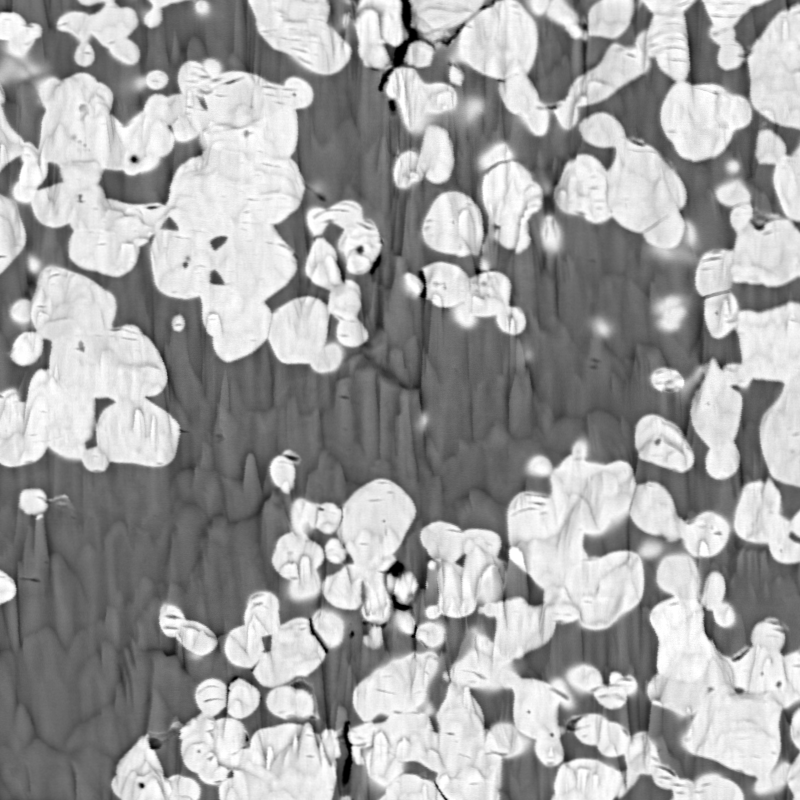
#> input picture imgs/WCu-Composite.tiff, 800 x 800 px
$ python Watershed.py   (older library calls are emulated)
#> lines starting #> are read from the running program, lines starting #| are printed output that depends on the picture; after the words box and inside, x2 and y2 are one past the last pixel; in counts of white or black regions, pixels touching at a corner belong together
### SNOW.py
r"""
SNOW: Sub-Network of an Oversegmented Watershed
Copyright (C) 2017 Jeff Gostick

This program is free software: you can redistribute it and/or modify
it under the terms of the GNU General Public License as published by
the Free Software Foundation, either version 3 of the License, or
(at your option) any later version.

This program is distributed in the hope that it will be useful,
but WITHOUT ANY WARRANTY; without even the implied warranty of
MERCHANTABILITY or FITNESS FOR A PARTICULAR PURPOSE.  See the
GNU General Public License for more details.

You should have received a copy of the GNU General Public License
along with this program.  If not, see <http://www.gnu.org/licenses/>.
"""

import numpy as np
import scipy as sp
import scipy.ndimage as spim
import scipy.spatial as sptl
import matplotlib.pyplot as plt
from skimage import feature, morphology, segmentation


# [73 lines left out: functions trim_nearby_peaks, extend_slice, trim_saddle_points, not called in this run]


def snow(im, sigma, r_max):
    dt = spim.distance_transform_edt(input=im)
    dt = spim.gaussian_filter(input=dt, sigma=sigma)
    peaks_locs = feature.peak_local_max(
        image=dt, min_distance=r_max - 1, exclude_border=0
    )  # , indices=False)
    peaks = np.zeros(shape=dt.shape, dtype=bool)
    peaks[tuple(peaks_locs.T)] = True
    peaks = trim_saddle_points(peaks=peaks, dt=dt)
    peaks = trim_nearby_peaks(peaks=peaks, dt=dt)
    regions = segmentation.watershed(image=-dt, markers=spim.label(peaks)[0], mask=im)
    return regions

### Watershed.py
import numpy as np
import matplotlib.pyplot as plt
from skimage import io, filters
from skimage.segmentation import watershed
from skimage.feature import peak_local_max
from scipy import ndimage as ndi

import SNOW


def shuffle_labels(labels, seed=0):
    unique_ids = np.unique(labels)[1:]  # Remove 0 because its the background
    np.random.seed(seed)
    np.random.shuffle(unique_ids)
    unique_ids = np.concatenate(([0], unique_ids))  # Add 0 back to the beginning
    shuffled_labels = np.zeros_like(labels)
    for i, unique_id in enumerate(unique_ids):
        shuffled_labels[labels == unique_id] = i
    return shuffled_labels


# Get the image
im = io.imread("./imgs/WCu-Composite.tiff")
#> im is the input picture: shape (800, 800); min 0, max 255, mean 162.2
tungsten_mask = im > filters.threshold_otsu(im)
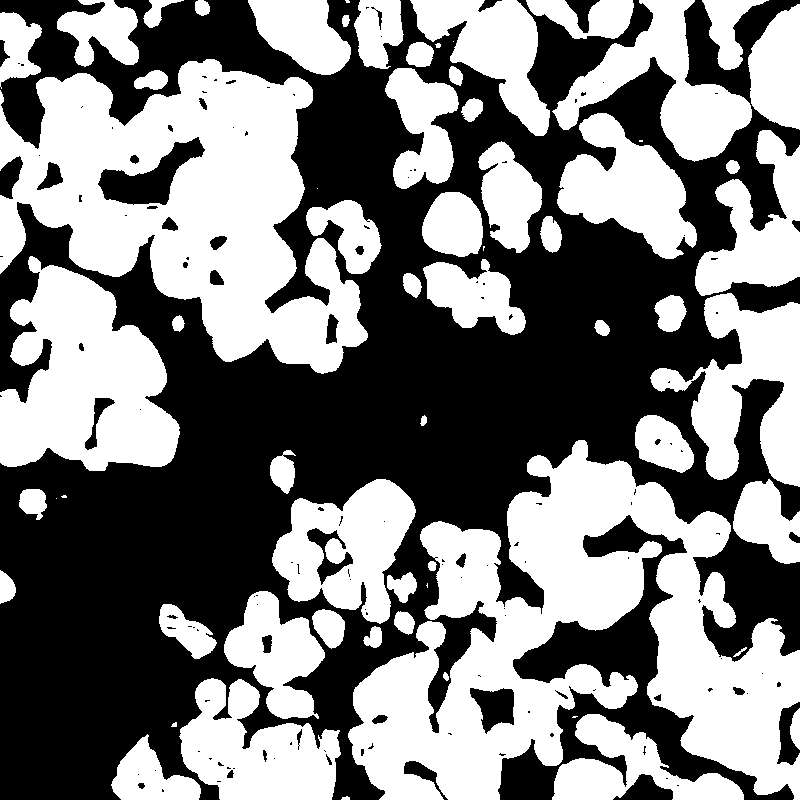
#> tungsten_mask: shape (800, 800) bool; 49.3% white; 65 white regions (9 under 20 px), largest, box (x1, y1, x2, y2) and area: (348, 440, 800, 800) 75879, (0, 59, 368, 374) 60181, (0, 256, 180, 471) 24745

# Set the minimum distance between seed points
min_distance = 50

# Calculate the distance to the nearest zero pixel for each pixel of the image
distance = ndi.distance_transform_edt(tungsten_mask)
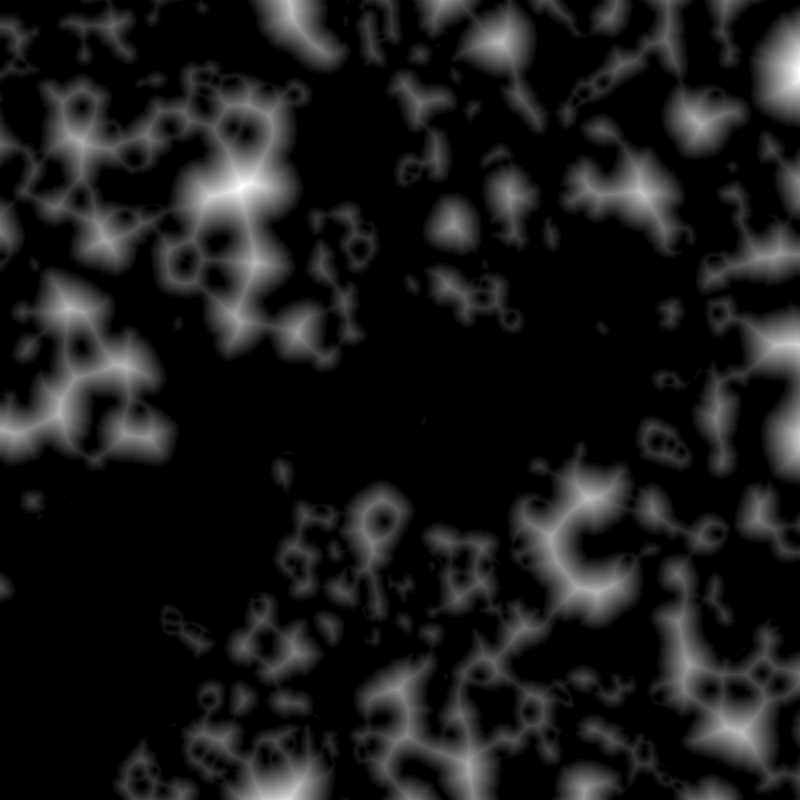
#> distance: shape (800, 800) float64; min 0, max 50.09, mean 5.1; drawn with min black and max white
# Find the peaks in the distance map
coords = peak_local_max(distance, footprint=np.ones((3, 3)), labels=tungsten_mask, min_distance=20)
#> coords = 280 pairs, first value 20 to 779, second value 20 to 779
# Create the markers for the watershed algorithm
mask = np.zeros(distance.shape, dtype=bool)
mask[tuple(coords.T)] = True
# Label the seed points as markers for the watershed algorithm
markers, _ = ndi.label(mask)
# Perform the watershed algorithm
labels = watershed(-distance, markers, mask=tungsten_mask)
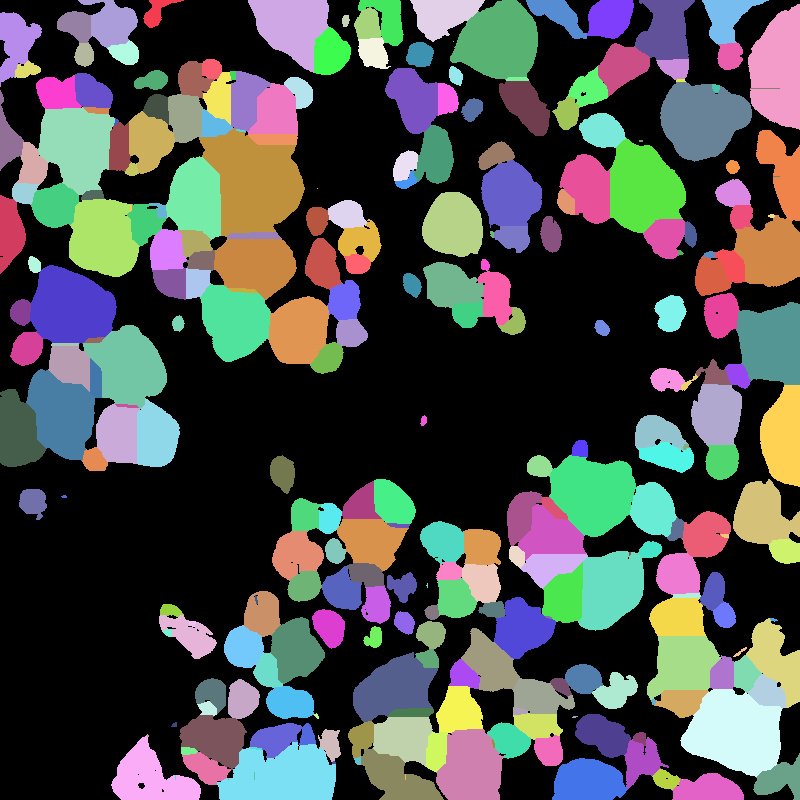
#> labels: shape (800, 800) int32; 281 distinct labels, from 0 to 280; one colour per label, 0 black

### Now we will use the SNOW algorithm to segment the image
sigma = 0.1
r_max = 5
labels_snow = SNOW.snow(im=tungsten_mask, sigma=sigma, r_max=r_max)
#> (the run stopped early here; a loop or call above may not have finished)

$ run again, with imgs/CeO2.tiff copied over imgs/WCu-Composite.tiff
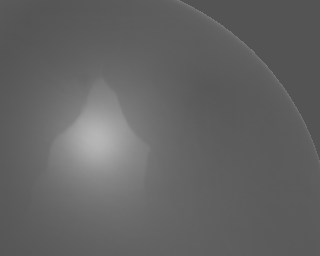
#> input picture imgs/CeO2.tiff, 320 x 256 px
#> im is the input picture: shape (256, 320) uint16; min 21644, max 46748, mean 25636.2
#> `tungsten_mask = im > filters.threshold_otsu(im)`:
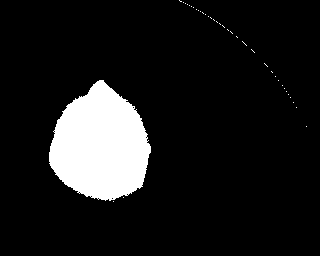
#> tungsten_mask: shape (256, 320) bool; 10.7% white; 38 white regions (37 under 20 px), largest, box (x1, y1, x2, y2) and area: (49, 80, 151, 201) 8698
#> coords = 14 rows, first 8: [149, 100], [20, 214], [36, 236], [63, 264], [85, 282], [96, 79], [96, 121], [107, 296]
#> `labels = watershed(-distance, markers, mask=tungsten_mask)`:
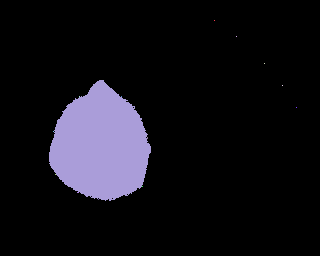
#> labels: shape (256, 320) int32; 15 distinct labels, from 0 to 14; one colour per label, 0 black
